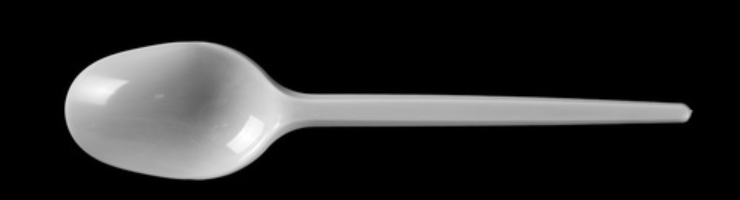
#> input picture images/plastic_spoons/sp5.png, 740 x 200 px
$ jupyter execute --allow-errors image_processing_engine.ipynb   (older library calls are emulated)
#> lines starting #> are read from the running program, lines starting #| are printed output that depends on the picture; after the words box and inside, x2 and y2 are one past the last pixel; in counts of white or black regions, pixels touching at a corner belong together; long printed decimals are rounded
# Mission Compostable Image Processing Engine

[cell 1]
from skimage import io, filters, color
from skimage.color import rgb2gray
import os

import numpy as np
from scipy import stats

import matplotlib.pyplot as plt
from mpl_toolkits import mplot3d
from mpl_toolkits.mplot3d import Axes3D

from collections import deque

[cell 2]
plt.rcParams['figure.figsize'] = (20.0, 10.0)

Read image from file & convert to grayscale.

[cell 3]
image = io.imread('../images/plastic_spoons/sp5.png')
#> image is the input picture: shape (200, 740, 3); min 0, max 255, mean 40.9
grayscale = rgb2gray(image)
io.imshow(grayscale)

Here's a 3D contour plot of the greyscale image's pixel values. The spoon is much lighter than its background, so it's possible to determine its edge and mask the rest of the image.

[cell 4]
xx, yy = np.mgrid[0:grayscale.shape[0], 0:grayscale.shape[1]]

fig = plt.figure()
#> (the rest of this cell did not finish here and is left out)

## Find the Lightest Area in the Image
Specifically, find the average value of the lightest area of the image that is at least `area_size` pixels.

[cell 5]
# The threshold determines how close to the maximum pixel value the "light" areas should be
threshold = 0.01
pixel_count = 0

Determine the maximum pixel value in the image.

[cell 6]
max_value = 0
for y, y_val in enumerate(grayscale):
    for x, x_val in enumerate(y_val):
        if x_val > max_value:
            max_value = x_val
#> after the loop, max_value = 1

Iterate over the image, applying a filter to all pixels with a value less than `max_value - threshold`. Then, pick one pixel in the filtered image and perform BFS, counting each of its adjacent pixels in the process. If the light area is larger than `area_size`, we're done! If it's too small, increase the `threshold` by 0.001 and repeat until a large enough area is found.

#> (a cell that did not finish here is left out)

Now, determine the average pixel value of the pixels in the light area.

[cell 8]
value_sum = 0
value_count = 0
#> (the rest of this cell did not finish here and is left out)

## Edge Detection & Masking
Determine the edges of the spoon and mask all pixels outside that area.

[cell 9]
blur = filters.gaussian(grayscale, sigma=np.std(grayscale), multichannel=False)
t = filters.threshold_otsu(blur)
#> t = 0.33
mask = blur > t
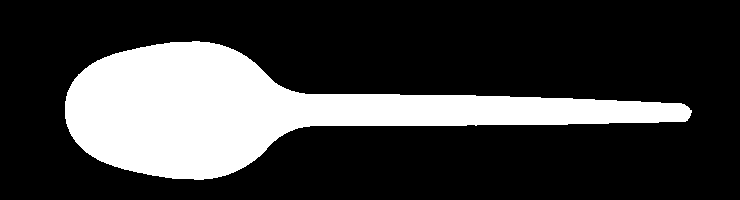
#> mask: shape (200, 740) bool; 24% white; 1 white region, box (x1, y1, x2, y2) and area: (65, 41, 692, 180) 35582
masked = np.zeros_like(image)
masked[mask] = image[mask]
io.imshow(masked)

Iterate over the rows of the masked image, generating statistics on the pixel values in the image.

[cell 10]
rows,cols = masked.shape[0:2]
#> rows = 200; cols = 740

listy = []
for x in range (1,rows):
    for y in range (1,cols):
        pixel = grayscale[x,y]
        if pixel > 0.0:
            listy.append(pixel)
#> after the loop, listy = 42536 items

count = len(listy); print("Count: ", count)
#> after `count = len(listy)`: count = 42536
#| Count:  42536
mean = np.mean(listy); print("Mean: ", mean)
#> after `mean = np.mean(listy)`: mean = 0.558
#| Mean:  0.5584
median = np.median(listy); print("Median: ", median)
#> after `median = np.median(listy)`: median = 0.639
#| Median:  0.6392
mode = stats.mode(listy); print("Mode: ", mode)
#> after `mode = stats.mode(listy)`: mode = (0.00392, 2972)
#| Mode:  ModeResult(mode=0.003922, count=2972)

maximum = np.max(listy)
#> maximum = 1

[cell 11]
plt.hist(listy, 100)
plt.show()
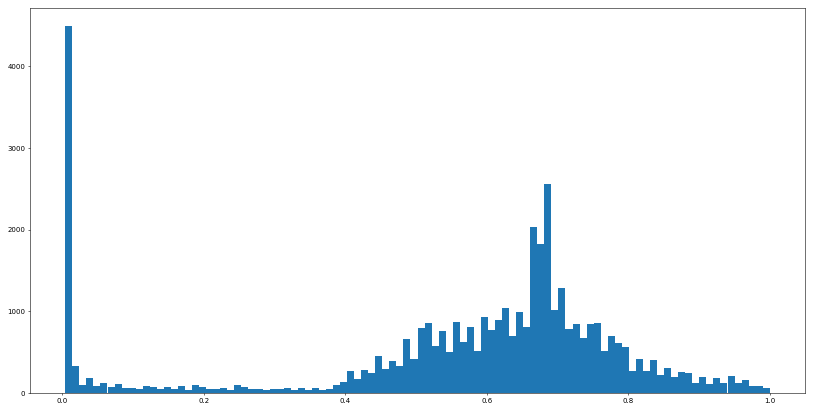
#> figure drawn by matplotlib, 1 panel; tallest bar 4492 high, from x = 0.00392 to 0.0139

$ run again, with images/plastic_spoons/sp1.png copied over images/plastic_spoons/sp5.png
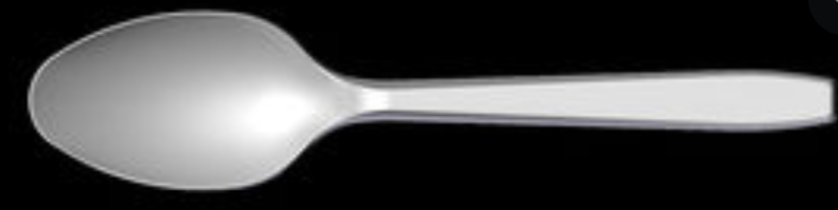
#> input picture images/plastic_spoons/sp1.png, 838 x 210 px
#> image is the input picture: shape (210, 838, 3); mean R, G, B 71.1, 71.1, 71.3
#> after the loop `for y, y_val in enumerate(grayscale):`: max_value = 1
#> t = 0.361
#> `mask = blur > t`:
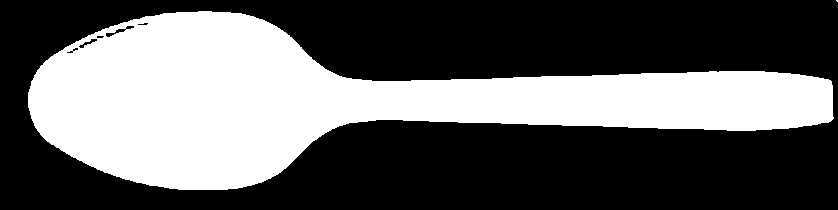
#> mask: shape (210, 838) bool; 38.1% white; 2 white regions (1 under 20 px), largest, box (x1, y1, x2, y2) and area: (28, 11, 834, 190) 67115
#> after the loop `for x in range (1,rows):`: listy = 95875 items
#> count = 95875
#| Count:  95875
#> mean = 0.512
#| Mean:  0.5118
#> median = 0.596
#| Median:  0.5961
#> mode = (0.00392, 12134)
#| Mode:  ModeResult(mode=0.003922, count=12134)
#> maximum = 1
#> `plt.show()`:
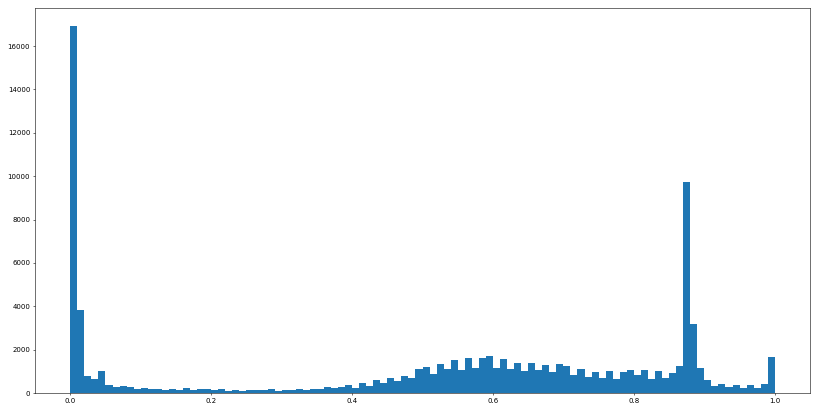
#> figure drawn by matplotlib, 1 panel; tallest bar 16909 high, from x = 0.000283 to 0.0103

$ run again, with images/plastic_spoons/sp10.png copied over images/plastic_spoons/sp5.png
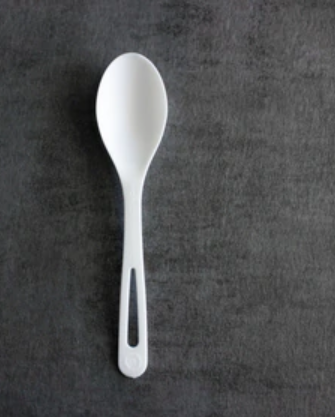
#> input picture images/plastic_spoons/sp10.png, 335 x 417 px
#> image is the input picture: shape (417, 335, 3); mean R, G, B 79.4, 80.2, 81
#> after the loop `for y, y_val in enumerate(grayscale):`: max_value = 0.999
#> t = 0.55
#> `mask = blur > t`:
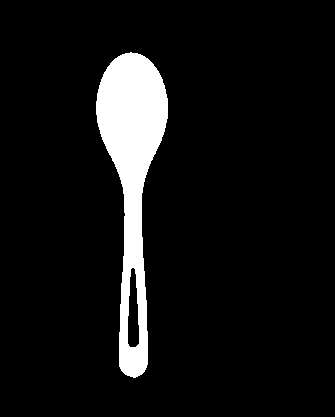
#> mask: shape (417, 335) bool; 7.7% white; 1 white region, box (x1, y1, x2, y2) and area: (96, 52, 168, 378) 10774
#> after the loop `for x in range (1,rows):`: listy = 138944 items
#> count = 138944
#| Count:  138944
#> mean = 0.314
#| Mean:  0.3143
#> median = 0.286
#| Median:  0.2863
#> mode = (0.329, 1796)
#| Mode:  ModeResult(mode=0.3294, count=1796)
#> maximum = 0.999
#> `plt.show()`:
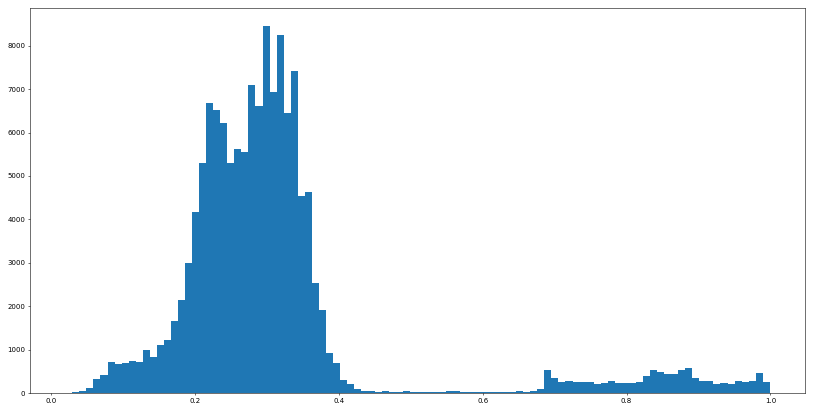
#> figure drawn by matplotlib, 1 panel; tallest bar 8446 high, from x = 0.294 to 0.304

$ run again, with images/plastic_spoons/sp2.png copied over images/plastic_spoons/sp5.png
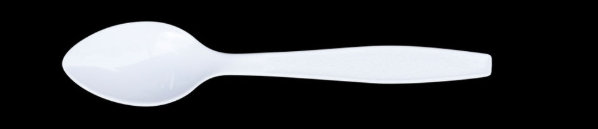
#> input picture images/plastic_spoons/sp2.png, 598 x 129 px
#> image is the input picture: shape (129, 598, 3); mean R, G, B 53.9, 54.9, 56.8
#> the loop `for y, y_val in enumerate(grayscale):` made 129 passes
#> after the loop `for y, y_val in enumerate(grayscale):`: max_value = 0.996
#> t = 0.461
#> `mask = blur > t`:
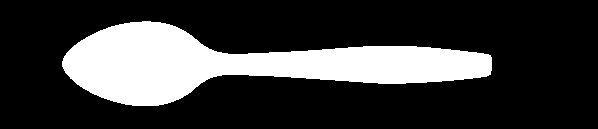
#> mask: shape (129, 598) bool; 23.2% white; 1 white region, box (x1, y1, x2, y2) and area: (62, 21, 492, 106) 17896
#> after the loop `for x in range (1,rows):`: listy = 21217 items
#> count = 21217
#| Count:  21217
#> mean = 0.782
#| Mean:  0.7822
#> median = 0.929
#| Median:  0.9286
#> mode = (0.935, 1241)
#| Mode:  ModeResult(mode=0.9348, count=1241)
#> maximum = 0.996
#> `plt.show()`:
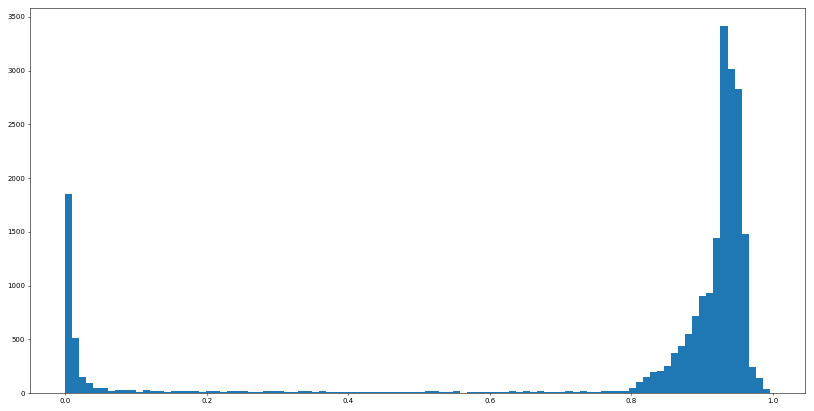
#> figure drawn by matplotlib, 1 panel; tallest bar 3412 high, from x = 0.926 to 0.936
